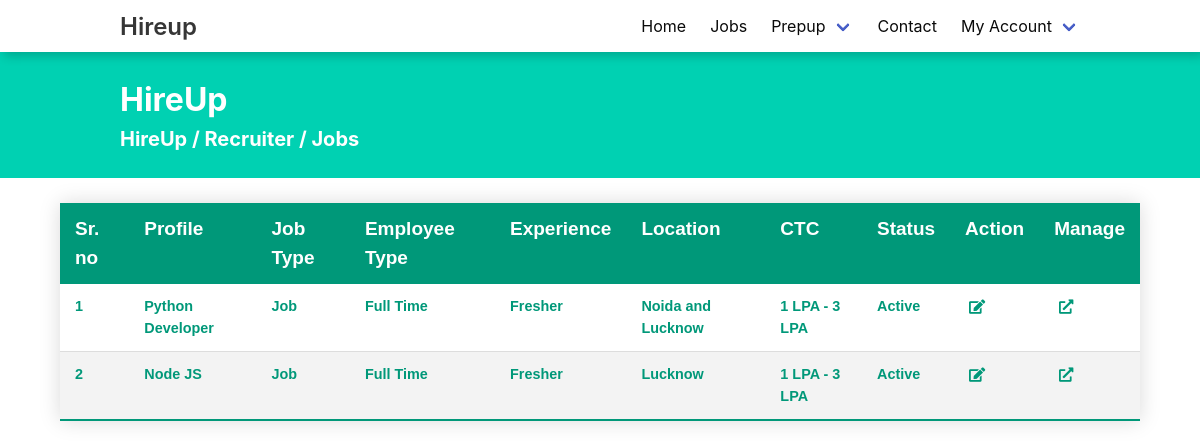
Page /hireup/recruiter-jobs (signed in) on the earlier database version.
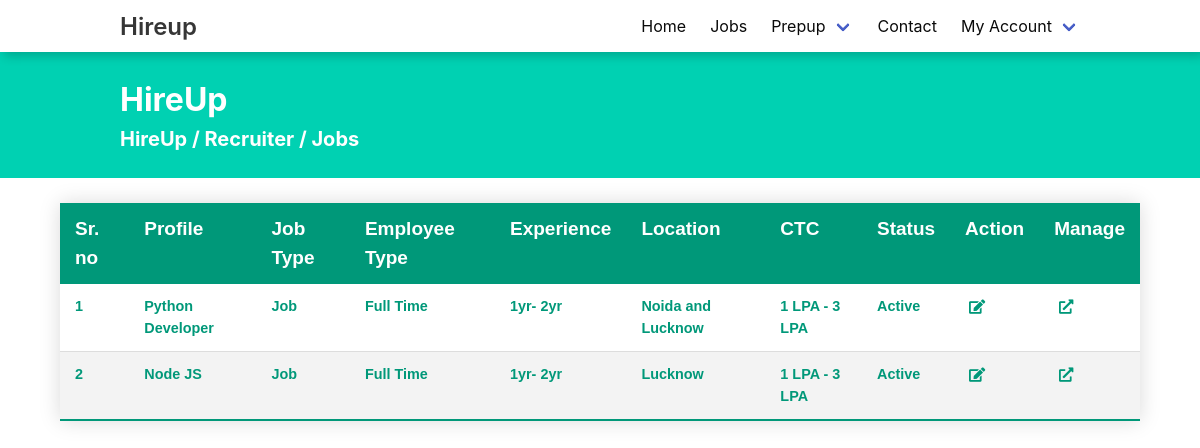
Same page on the later database version.
### HireApp/models.py (models this page shows, shortened)
class Work(models.Model):
    TYPE = (('INTERNSHIP', 'INTERNSHIP'), ('JOB', 'JOB'))
    EMP = (('Part Time Job', 'Part Time Job'),
           ('Full Time Job', 'Full Time Job'))
    Type = models.CharField(max_length=20)
    emp_type = models.CharField(max_length=50)
    work_name = models.CharField(max_length=100)
    company = models.ForeignKey('CompanyProfile', on_delete=models.CASCADE)
    experience_or_time = models.CharField(max_length=10)
    location = models.CharField(max_length=100)
    salary_or_stipend = models.CharField(max_length=20)
    about = RichTextField()
    min_requirement = RichTextField()
    tech_stack = models.CharField(max_length=100)
    posted = models.DateTimeField(auto_now_add=True)
    number_of_vacancy = models.CharField(max_length=3)
    status = models.BooleanField(default=True)
    applicants = models.ManyToManyField(UserProfile)
    resume_selected = models.ManyToManyField(
        UserProfile, related_name='resume_selected')
    hired = models.ManyToManyField(UserProfile, related_name='hired')
    onboard = models.ManyToManyField(UserProfile, related_name='onboard')
    created_by = models.ForeignKey(
        RecruiterProfile, on_delete=models.DO_NOTHING)

### HireApp/views.py (the view)
# urls.py: path('recruiter-jobs', recruiterJobs, name='recruiterJobs'),
def recruiterJobs(request):
    recruiter = RecruiterProfile.objects.filter(username=request.user).first()
    works = Work.objects.filter(created_by=recruiter)
    return render(request, 'admin-ui/hireUp/Admin.html', {'data': works})

### templates/admin-ui/hireUp/Admin.html (shortened to what this page needs)
{% extends "layout.html" %} {% load static %} {% block css %}
<link rel="stylesheet" href="{% static 'css/prepup/index.css' %}" />
<link rel="stylesheet" href="{% static 'css/hireup/createJob.css' %}" />
<link rel="stylesheet" href="{% static 'css/Admin.css' %}" />
{% endblock %} {% block body %}
<div class="has-background-primary set">
  <div class="container py-5">
    <h1 class="is-size-3 has-text-white m-0"><b>HireUp</b></h1>
    <h2 class="is-size-5 has-text-white"><b>HireUp / Recruiter / Jobs</b></h2>
  </div>
</div>
<section class="section-Admin">
  <table class="styled-table">
    <thead>
      <tr>
        <th>Sr. no</th>
        <th>Profile</th>
        <th>Job Type</th>
        <th>Employee Type</th>
        <th>Experience</th>
        <th>Location</th>
        <th>CTC</th>
        <th>Status</th>
        <th>Action</th>
        <th>Manage</th>
      </tr>
    </thead>
    <tbody>
      {% for i in data %}
      <tr class="active-row">
        <td>{{ forloop.counter }}</td>
        <td>{{i.work_name}}</td>
        <td>{{i.Type}}</td>
        <td>{{i.emp_type}}</td>
        <td>{{i.experience_or_time}}</td>
        <td>{{i.location}}</td>
        <td>{{i.salary_or_stipend}}</td>
        {% if i.status == True %}
        <td>Active</td>
        {% else %}
        <td>Inactive</td>
        {% endif %}
        <td><span class="icon">
            <a href="{% url 'editJob' i.id %}" style="text-decoration: none;color: inherit;"><i class="fas fa-edit"
                onclick="editFucntion(id='{{i.id}}')"></i></a>
        <td><span class="icon">
            <a href="{% url 'manageJob' i.id %}" style="text-decoration: none;color: inherit;"><i
                class="fas fa-external-link-alt"></i></a>
          </span></td>
      </tr>
      {% endfor %}
    </tbody>
  </table>
</section>
{% endblock %} {% block script %} {% endblock %}

Differences in the rows shown:
changed Work "Python Developer": experience_or_time "Fresher" → "1yr- 2yr"
changed Work "Node JS": experience_or_time "Fresher" → "1yr- 2yr"
